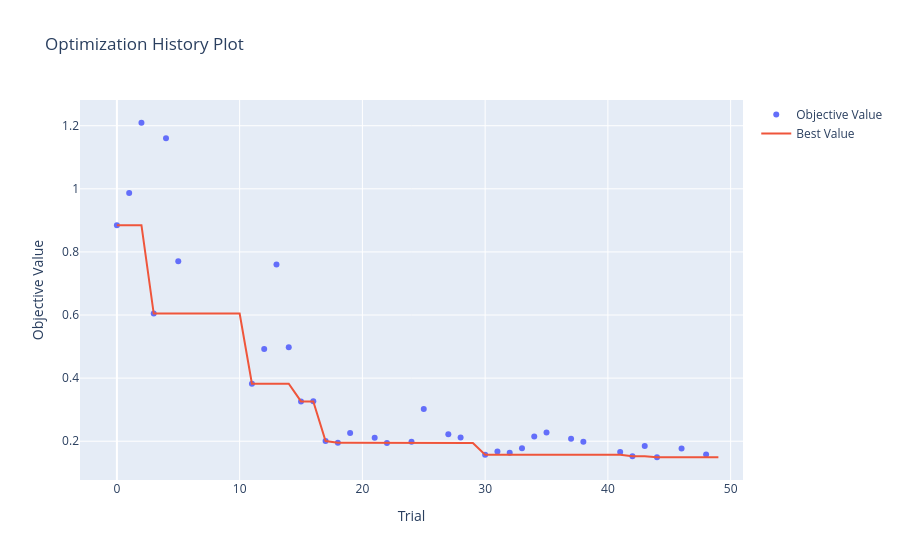

Source (notebook cell):
### Code cell
optuna.visualization.plot_optimization_history(study_rvfl)

### Figure 1 — Plotly figure (JSON) as saved in the notebook; plotly's stock layout.template omitted (floating-point values rounded to 4 significant figures)
{"data": [{"mode": "markers", "name": "Objective Value", "x": [0, 1, 2, 3, 4, 5, 11, 12, 13, 14, 15, 16, 17, 18, 19, 21, 22, 24, 25, 27, 28, 30, 31, 32, 33, 34, 35, 37, 38, 41, 42, 43, 44, 46, 48], "y": [0.8846, 0.9868, 1.209, 0.6047, 1.16, 0.7703, 0.3822, 0.4925, 0.7598, 0.498, 0.3261, 0.3266, 0.2008, 0.1954, 0.2263, 0.2109, 0.1941, 0.1982, 0.3024, 0.2221, 0.2119, 0.1574, 0.1674, 0.1636, 0.1778, 0.2149, 0.2277, 0.2077, 0.1985, 0.1656, 0.1521, 0.1845, 0.1492, 0.1768, 0.1581], "type": "scatter"}, {"mode": "lines", "name": "Best Value", "x": [0, 1, 2, 3, 4, 5, 6, 7, 8, 9, 10, 11, 12, 13, 14, 15, 16, 17, 18, 19, 20, 21, 22, 23, 24, 25, 26, 27, 28, 29, 30, 31, 32, 33, 34, 35, 36, 37, 38, 39, 40, 41, 42, 43, 44, 45, 46, 47, 48, 49], "y": [0.8846, 0.8846, 0.8846, 0.6047, 0.6047, 0.6047, 0.6047, 0.6047, 0.6047, 0.6047, 0.6047, 0.3822, 0.3822, 0.3822, 0.3822, 0.3261, 0.3261, 0.2008, 0.1954, 0.1954, 0.1954, 0.1954, 0.1941, 0.1941, 0.1941, 0.1941, 0.1941, 0.1941, 0.1941, 0.1941, 0.1574, 0.1574, 0.1574, 0.1574, 0.1574, 0.1574, 0.1574, 0.1574, 0.1574, 0.1574, 0.1574, 0.1574, 0.1521, 0.1521, 0.1492, 0.1492, 0.1492, 0.1492, 0.1492, 0.1492], "type": "scatter"}, {"marker": {"color": "#cccccc"}, "mode": "markers", "name": "Infeasible Trial", "showlegend": false, "x": [], "y": [], "type": "scatter"}], "layout": {"title": {"text": "Optimization History Plot"}, "xaxis": {"title": {"text": "Trial"}}, "yaxis": {"title": {"text": "Objective Value"}}}}
